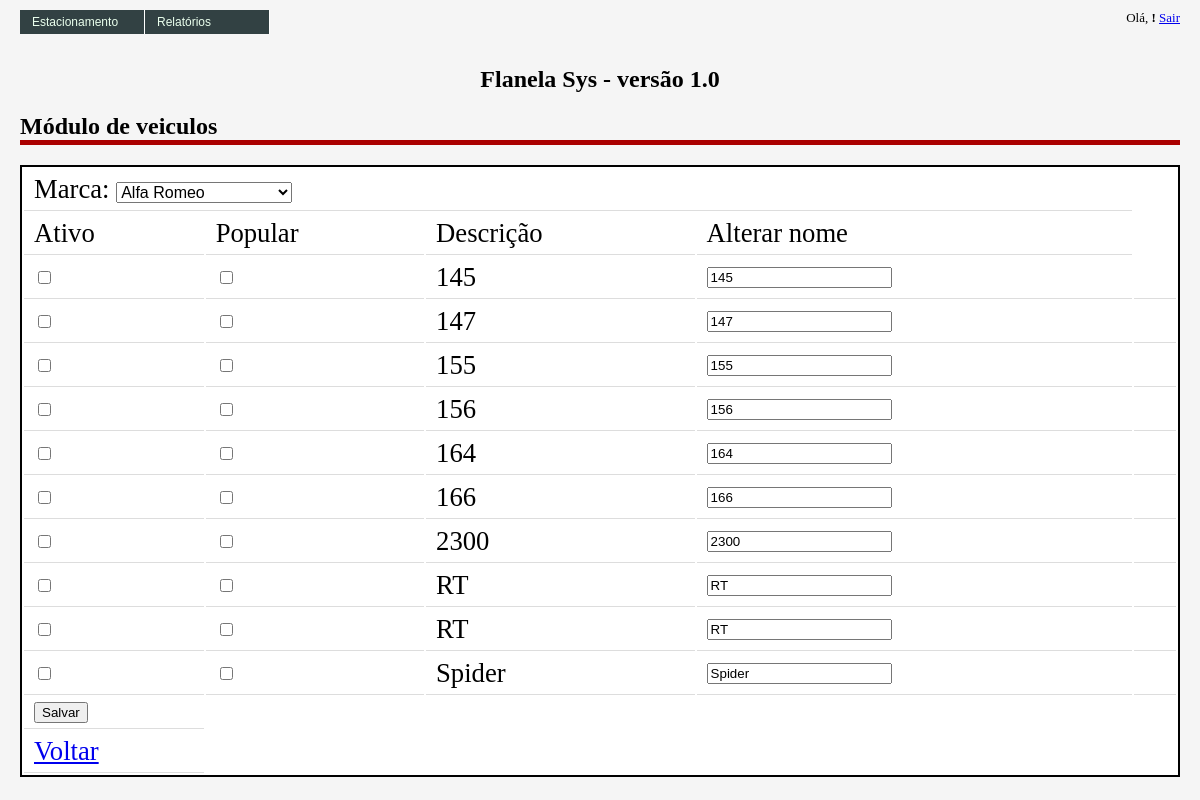
The page /admin/veiculos/cadastrar_veiculo.php?cod_marca=3 on the database its author committed.
### tables this page shows
CREATE TABLE IF NOT EXISTS `fla_modelos` (
  `cod_modelo` int(10) unsigned NOT NULL AUTO_INCREMENT,
  `des_modelo` varchar(50) NOT NULL,
  `cod_marca` int(10) NOT NULL,
  `ind_disponivel` int(1) DEFAULT '1',
  `ind_popular` int(1) DEFAULT '0',
  PRIMARY KEY (`cod_modelo`)
);

### classes/fla_marcas.class.php (called while the page is built, shortened)
<?php
class fla_marcas {
	private $cod_marca;
	public function get_cod_marca() {
		return $this->cod_marca;
	}
	public function buscaMarcas($objMarca) {
		$objConexao = new fla_conexao();
		$SQL = "SELECT
					mar.cod_marca,
					mar.des_marca,
					mar.ind_disponivel,
					mar.ind_popular
				FROM
					fla_marcas mar
				" . $where . " ORDER BY mar.des_marca";
		$rsMarcas = $objConexao->prepare($SQL);
		$rsMarcas->execute() or die ($objConexao->errorInfo());
		$arrMarcas = array();
		$aux = 0;
		while ($marca = $rsMarcas->fetch(PDO::FETCH_ASSOC)) {
			$arrMarcas[$aux]['cod_marca'] = $marca['cod_marca'];
			$arrMarcas[$aux]['des_marca'] = $marca['des_marca'];
			$arrMarcas[$aux]['ind_disponivel'] = $marca['ind_disponivel'];
			$arrMarcas[$aux]['ind_popular'] = $marca['ind_popular'];
			$aux++;
		}
		return $arrMarcas;
	}
}
?>

### classes/fla_modelos.class.php (called while the page is built, shortened)
<?php
class fla_modelos {
	private $cod_modelo;
	private $cod_marca;
	public function set_cod_marca($cod_marca) {
		$this->cod_marca = $cod_marca;
	}
	public function get_cod_modelo() {
		return $this->cod_modelo;
	}
	public function get_cod_marca() {
		return $this->cod_marca;
	}
	public function buscaModelos($objModelos) {
		$objConexao = new fla_conexao();
		$where = " WHERE 1 = 1 ";
		if ($objModelos->get_cod_marca() != "") {
			$where .= " AND cod_marca = " . $objModelos->get_cod_marca();
		}
		$SQL = "SELECT
					cod_modelo,
					des_modelo,
					cod_marca,
					ind_disponivel,
					ind_popular
				FROM
					fla_modelos
				" . $where . "
				ORDER BY des_modelo";
		$rsModelos = $objConexao->prepare($SQL);
		$rsModelos->execute() or die ($objConexao->errorInfo());
		$arrModelos = array();
		$aux = 0;
		while ($modelo = $rsModelos->fetch(PDO::FETCH_ASSOC)) {
			$arrModelos[$aux]['cod_modelo'] = $modelo['cod_modelo'];
			$arrModelos[$aux]['des_modelo'] = $modelo['des_modelo'];
			$arrModelos[$aux]['cod_marca']  = $modelo['cod_marca'];
			$arrModelos[$aux]['ind_disponivel']  = $modelo['ind_disponivel'];
			$arrModelos[$aux]['ind_popular']  = $modelo['ind_popular'];
			$aux++;
		}
		return $arrModelos;
	}
}
?>

### admin/veiculos/cadastrar_veiculo.php (the view, shortened to what this page needs)
<?php
	include_once('../../includes/config.php');
	include_once($path_classes.'fla_modelos.class.php');
	include_once($path_classes.'fla_marcas.class.php');
	$objModelos = new fla_modelos();
	$objMarcas  = new fla_marcas();
	if ($_GET) {
		$cod_marca = $_GET["cod_marca"];
		$objModelos->set_cod_marca($cod_marca);
		$arrModelos = $objModelos->buscaModelos($objModelos);
		$arrMarcas = $objMarcas->buscaMarcas($objMarcas);
	}
?>
<html>
	<head>
		<link href="../../images/style.css" rel="stylesheet" type="text/css" />
		<link href="../images/style.css" rel="stylesheet" type="text/css" />
	</head>
	<body>
		<div class="content">
<?php
			include_once("../../menu.php");
?>
			<div class="data">
				<h1> Módulo de veiculos </h1>
				<form method="POST" action="">
					<table>
						<tr>
							<td colspan="4">
								 Marca:
								 <select name="cod_marca" id="cod_marca">
<?php
									foreach ($arrMarcas as $marca) {
										if ($arrModelos[0]['cod_marca'] == $marca['cod_marca']) {
											echo sprintf('<option selected="selected" value="%s">%s</option>',$marca['cod_marca'],$marca['des_marca']).chr(10);
										} else {
											echo sprintf('<option value="%s">%s</option>',$marca['cod_marca'],$marca['des_marca']).chr(10);
										}
									}
?>
								 </select>
							</td>
						</tr>
						<tr>
							<td> Ativo </td>
							<td> Popular </td>
							<td> Descrição </td>
							<td> Alterar nome </td>
<?php
								for ($i=0; $i < count($arrModelos); $i++) {
									if ($arrModelos[$i]['ind_disponivel'] == '1') {
										$checked_disponivel = "checked";
									} else {
										$checked_disponivel = "";
									}
									if ($arrModelos[$i]['ind_popular'] == '1') {
										$checked_popular = "checked";
									} else {
										$checked_popular = "";
									}
									echo '<tr>'.chr(10);
									echo sprintf('<td><input type="checkbox" value="%s" name="ind_disponivel[]" %s id="ind_disponivel"></td>',$arrModelos[$i]['cod_modelo'],$checked_disponivel).chr(10);
									echo sprintf('<td><input type="checkbox" value="%s" name="ind_popular[]" %s id="ind_popular"></td>',$arrModelos[$i]['cod_modelo'],$checked_popular).chr(10);
									echo '<td>' . $arrModelos[$i]['des_modelo'].'</td>'.chr(10);
									echo sprintf('<td> <input type="text" name="des_modelo_exibicao[]" id="des_modelo_exibicao[]" value="%s"></td>', $arrModelos[$i]['des_modelo']).chr(10);
									echo sprintf('<td> <input type="hidden" name="des_modelo[]" id="des_modelo[]" value="%s:%s"></td>',$arrModelos[$i]['cod_modelo'],$arrModelos[$i]['des_modelo']).chr(10);
									echo '</tr>'.chr(10);
								}
?>
						</tr>
						<tr>
							<td>
								<input type="submit" name="_submit" id="_submit" value="Salvar">
							</td>
						</tr>
						<tr>
							<td>
								<a href="index.php"> Voltar </a>
							</td>
						</tr>
					</table>
				</form>
			</div>
		</div>
	</body>
</html>

### images/style.css (style rules this page uses)
body { font-family:tahoma; padding:0px; margin:0px; background:#f5f5f5; }
div.content { padding:10px 20px; }
div.content h1 { font-size:18pt; border-bottom:5px solid #a00; padding:0px; margin:10px 0px 20px; width:100%; }
div.content div.data table { border:2px solid #000; background:#fff; width:100%; }
div.content div.data table td { font-size:20pt; padding:5px 10px; border-bottom:1px solid #ddd; text-align: left; }
select { font-size: 12pt; }

### rows shown on the page
fla_modelos: des_modelo "145"
fla_modelos: des_modelo "147"
fla_modelos: des_modelo "155"
fla_modelos: des_modelo "156"
fla_modelos: des_modelo "164"
fla_modelos: des_modelo "166"
fla_modelos: des_modelo "2300"
fla_modelos: des_modelo "RT"
fla_modelos: des_modelo "RT"
fla_modelos: des_modelo "Spider"

### other values the page prints
$titulo_pagina "Flanela Sys - versão 1.0"
form field cod_marca "Alfa Romeo"
